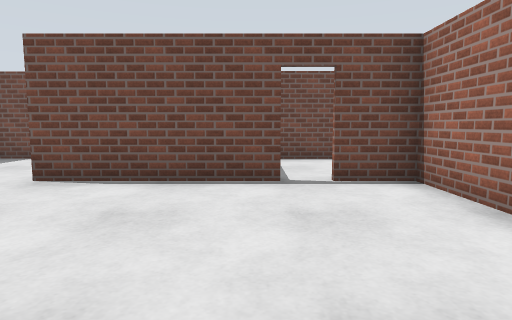
View 1 (above)

16 first-person views from a walk through a robot-simulator world made for Gazebo. The camera is 0.94 m above the floor, tilts 6° down and sees 75° across. The floor is counted in squares, 1 m on a side. Each view is taken from the middle of a square. On the plan, view 1 faces up. The plan holds only what a view shows up to about 12 squares ahead; the rest is blank.

View 2
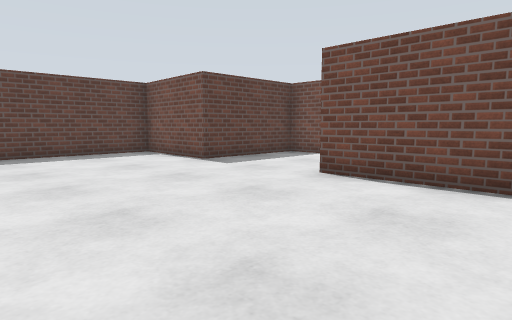

View 3
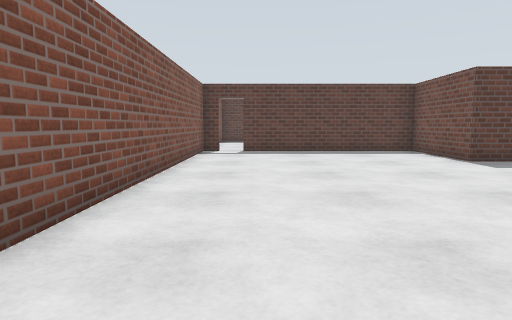

View 4
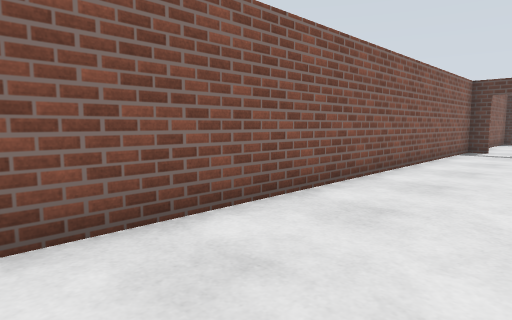

View 5
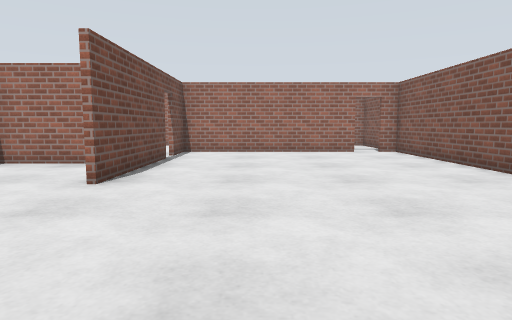

View 6
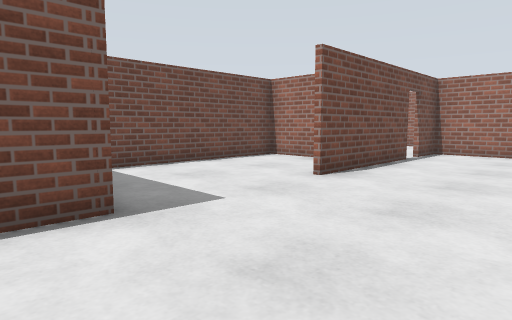

View 7
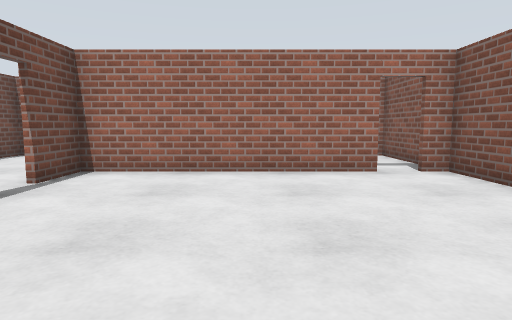

View 8
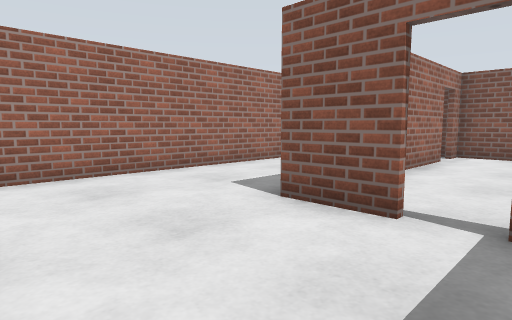

View 9
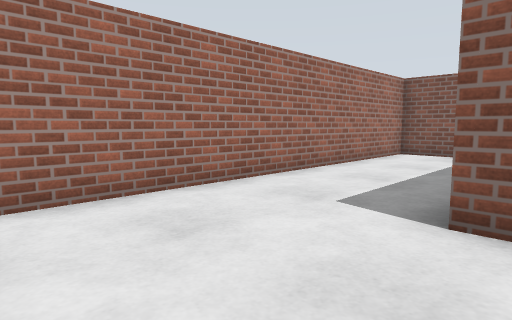

View 10
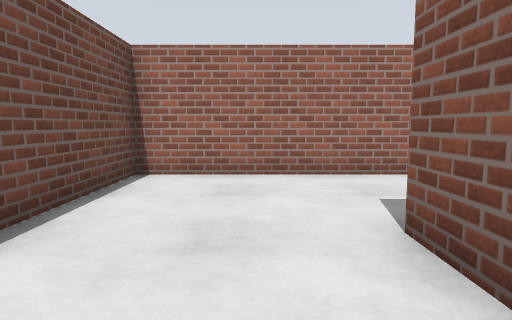

View 11
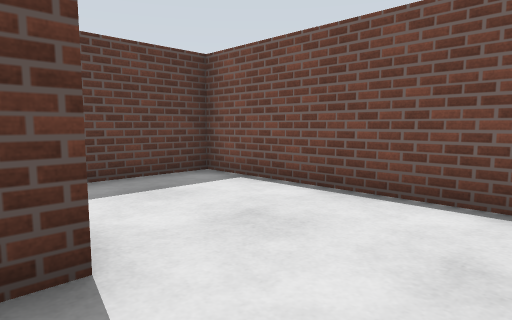

View 12
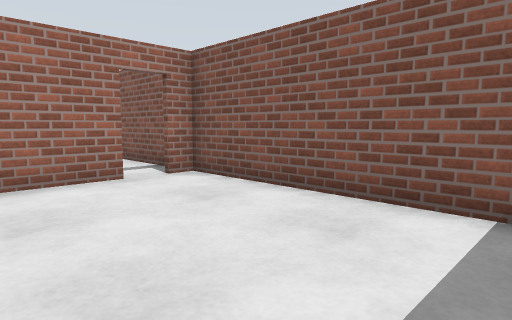

View 13
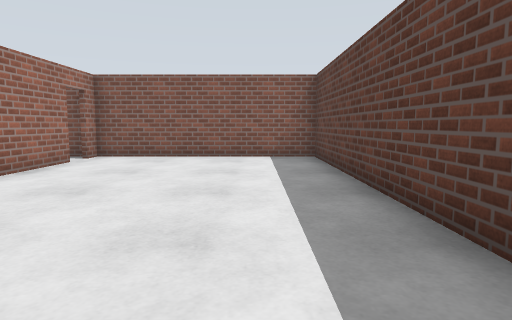

View 14
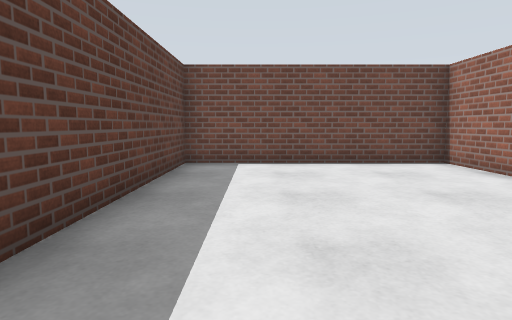

View 15
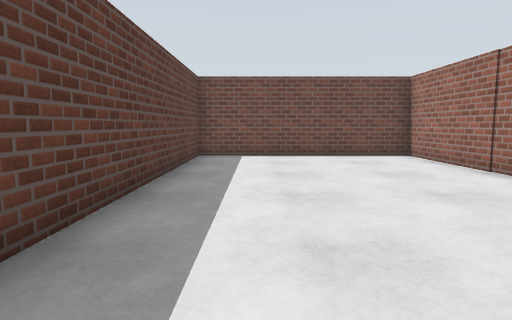

View 16
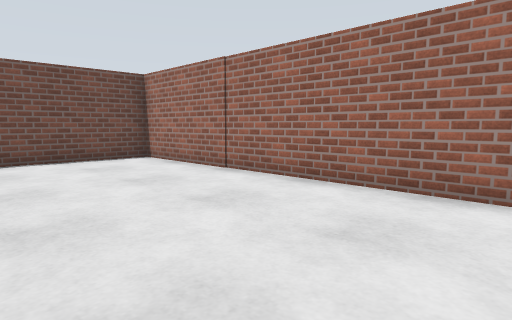

### Floor plan
Points are (right, up) in squares from view 1. A wall is a line through its corners. A room is listed if a view was taken in it or the views show most of it. See-through windows are left out.
Room 1 (views 1, 2, 3, 4, 5, 6, 7)
walls: (-0.9, 7.1) (-0.9, 9.3) (-7.6, 9.3) (-7.6, 5.5) (-11.1, 5.5) (-11.1, -0.5); (0.5, 5.5) (-3.9, 5.5); (2.7, -0.5) (2.7, 5.5) (1.3, 5.5); (-11.1, -1.3) (-11.1, -1.9) (2.7, -1.9) (2.7, -1.3)
ways out: open door at (1, 6) to room 2; open door at (3, -1) to room 2; open door at (-11, -1) to room 3
Room 2 (views 8, 9, 10, 11)
walls: (1.3, 5.7) (2.8, 5.7) (2.8, 5.1); (2.9, -1.9) (6.3, -1.9) (6.3, 9.3) (-0.8, 9.3) (-0.8, 6.7)
ways out: open door at (1, 6) to room 1; open door at (3, -1) to room 1
Room 3 (views 12, 13, 14, 15, 16)
walls: (-11.3, -0.5) (-11.3, 9.3) (-17.8, 9.3) (-17.8, -1.9) (-11.3, -1.9) (-11.3, -1.3)
ways out: open door at (-11, -1) to room 1

Where each view was taken, in squares from view 1:
view 1: 0 up, 0 right, facing up
view 2: 0 up, 0 right, facing up-left
view 3: 0 up, 1 right, facing left
view 4: 1 up, 2 right, facing down-left
view 5: 3 up, 9 left, facing right
view 6: 2 up, 9 left, facing up-right
view 7: 2 up, 4 left, facing right
view 8: 9 up, 0 right, facing down-right
view 9: 9 up, 2 right, facing down-right
view 10: 7 up, 0 right, facing right
view 11: 5 up, 5 right, facing up-left
view 12: 2 up, 17 left, facing down-right
view 13: 8 up, 16 left, facing down
view 14: 1 up, 16 left, facing up
view 15: 1 down, 16 left, facing up
view 16: 0 up, 16 left, facing up-right
